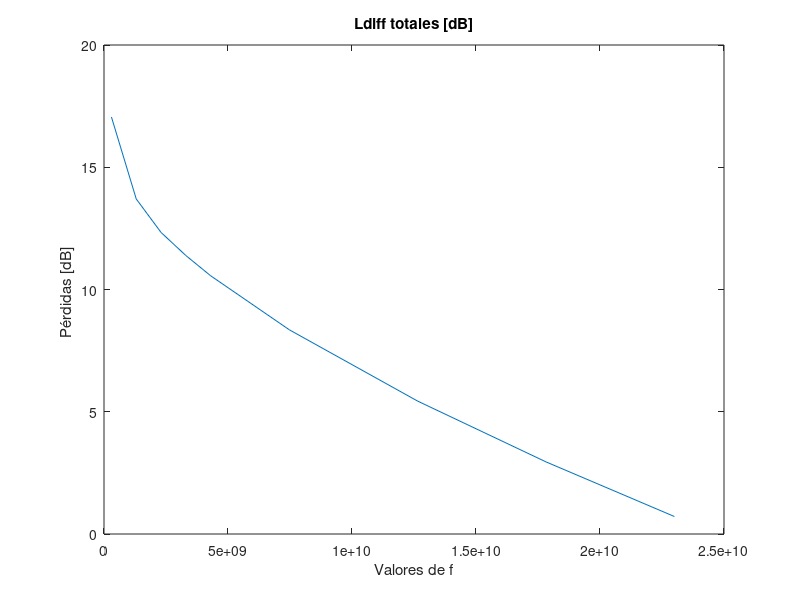

Reproduce this figure in MATLAB.
%  EJERCICIO 1.3*-*-*-*-*-*-*-*-*-*-*-*-*-*-*-*-*-*-*-*--*-*-*-*-*-*-*-*-*
clear;clc;close all;
K      = 4/3;
c      = 3e8;
f      = [300,1300, 2300, 3300, 4300,7475,12650, 17825, 23000].*1e6;
lambda = c./f;
d      = 20.09e3;
R0     = 6370e3;
Re     = R0*K;
h1     = 807;

e  = [797 800 803 799 735 760 788 805];
a  = [10 0 0 0 0 0 0  8];
d1 = [0 0.806e3 1.910e3 3.721e3 7.831e3 10.955e3 14.965e3 d];
d2 = d - d1;

flecha         = d1.*d2/(2*Re);
altura_rayo    = ((e(end)+a(end)-e(1)-a(1))/d)*d1 + e(1)+a(1);
despejamiento  = e + flecha - altura_rayo;
    
numero_iteraciones    = size(lambda);
columnas              = size(f);

for iteracion=1:numero_iteraciones(2)
    R1(iteracion,:) = sqrt(lambda(1,iteracion)*d1.*d2/d); %Altura del primer rayo de Fresnel    
end

despejamiento(:,1)    =[];
despejamiento(:,end)  =[];
d1(:,1)        =[];
d1(:,end)      =[];
R1(:,1)        =[];
R1(:,end)      =[];
flecha(:,1)    =[];
flecha(:,end)  =[];
e(:,1) = [];
e(:,end) = [];

d2=d-d1;

uve                      = sqrt(2)*despejamiento./R1;
Ldif_iterado             = 6.9 + 20*log10(sqrt((uve-0.1).^2 +1) + uve-0.1);


altura_rayo(:,1) = [];
altura_rayo(:,end) = [];

flecha        = (d1.*d2)/(2*Re);
despejamiento =  e + flecha - altura_rayo;

for iteracion=1:numero_iteraciones(2)       
    uve_iterado(iteracion,:)   = sqrt(2)*despejamiento./R1(iteracion,:);   
end

d_izq   = d1(2);
d1_izq  = d1(1);
d2_izq  = d1(2)-d1(1);
h2_izq  = e(2);
h1_izq  = h1;
AlturaRayo_izq   = ((h2_izq-h1_izq)/d_izq)*d1_izq+h1_izq;


Flecha_izquierda        = (d1_izq*d2_izq)/(2*Re);
Despejamiento_izquierda = Flecha_izquierda + e(1) - AlturaRayo_izq;      
        
d_drch  = d2(2);
d1_drch = d1(3)-d1(2);
d2_drch = d2(3);
h2_drch = e(6);
h1_drch = e(2);
AlturaRayo_drch  = ((h2_drch-h1_drch)/d_drch)*d1_drch+h1_drch;

Flecha_derecha        = (d1_drch*d2_drch)/(2*Re);
Despejamiento_derecha = Flecha_derecha + e(1) - AlturaRayo_drch;   

C =10+0.04*(d1(2)/1000+d2(2)/1000);

figure(1);
for iteracion=1:numero_iteraciones(2)

   %IZQUIERDA 
        R1_izq(iteracion,:)        = sqrt(lambda(1,iteracion)*d1_izq*d2_izq/d_izq);
  
        uve_izquiera(iteracion,:)  = sqrt(2)*(Despejamiento_izquierda./R1_izq(iteracion,:));
       
        if(uve_izquiera(iteracion,:)< -0.78)
            Lad_izquierda(iteracion,:) =0;
        else
        Lad_izquierda(iteracion,:) = 6.9 + 20*log10(sqrt((uve_izquiera(iteracion,:)-0.1).^2 +1) + uve_izquiera(iteracion,:)-0.1)
        end
        
   %DERECHA
     
        R1_drch(iteracion,:)     = sqrt(lambda(1,iteracion)*d1_drch*d2_drch/d_drch);
        
        uve_derecha(iteracion,:) = sqrt(2)*(Despejamiento_derecha./R1_drch(iteracion,:));
 
        if(uve_derecha(iteracion,:)< -0.78)
            Lad_derecha(iteracion,:) =0;
        else
        Lad_derecha(iteracion,:) = 6.9 + 20*log10(sqrt((uve_derecha(iteracion,:)-0.1).^2 +1) + uve_derecha(iteracion,:)-0.1)
        end
        
        T(iteracion,:) =1-exp(-(max(Ldif_iterado(iteracion,:)))/6);
   
   Ldiff_totales(iteracion,:) = max(Ldif_iterado(iteracion,:)) + T(iteracion,:)*(Lad_derecha(iteracion,:) + Lad_izquierda(iteracion,:) + C)

   
end
plot(f,Ldiff_totales);title("Ldiff totales [dB]");
ylabel("Pérdidas [dB] ");xlabel("Valores de f");

Peridas = [Lad_izquierda(:,1) Ldiff_totales(:,1) Lad_derecha(:,1)]
